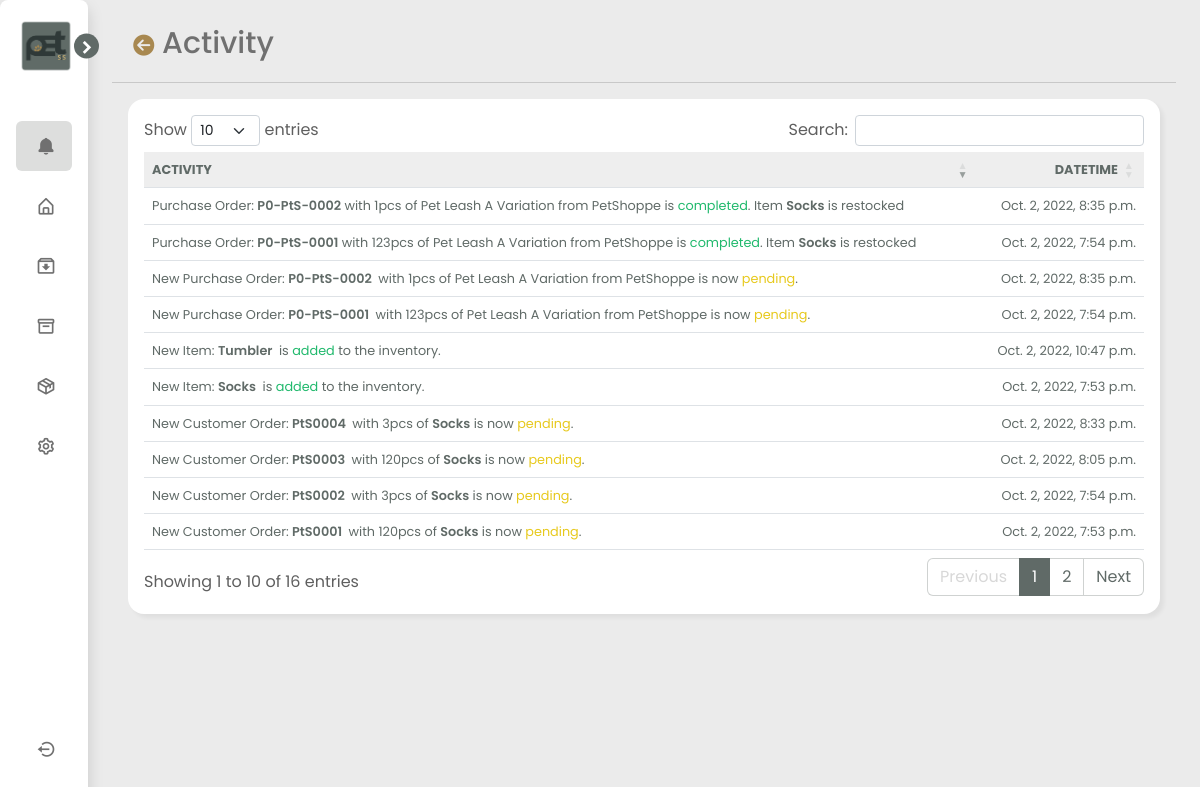
Before: /activity (signed in) with the older database file.
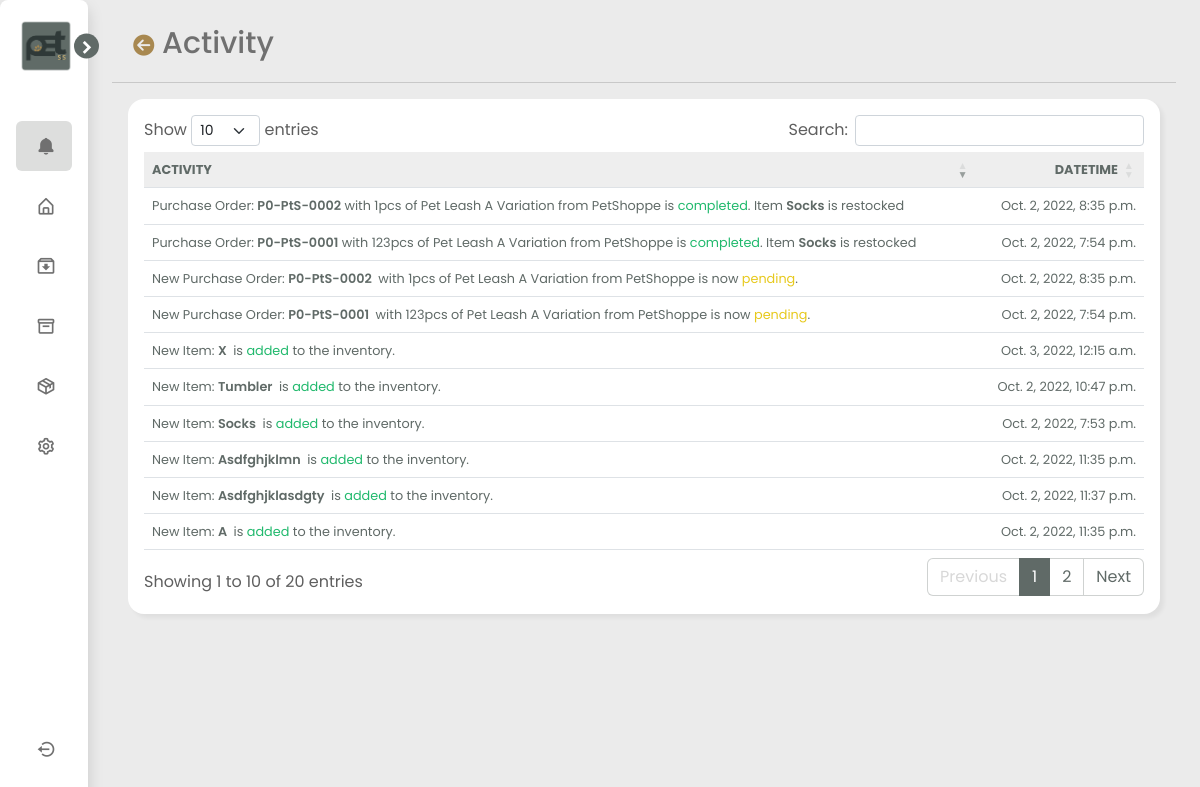
After: the same page with the newer database file.
### petsis_app/models.py (models this page shows)
class Activity(models.Model):
   user = models.ForeignKey(User, on_delete=models.CASCADE, related_name="user_activity")
   act = models.CharField(max_length=250)
   act_datetime = models.DateTimeField(default=timezone.now)

### petsis_app/views.py (the view)
# urls.py: path("activity", views.activity, name="activity"),
@login_required
def activity(request):
    username = request.user.get_username()
    user = User.objects.get(username=username)
    rec_act = Activity.objects.filter(user=user).order_by('-id')
    context ={
        "rec_act": rec_act,
    }
    return render(request, "petsis_app/recent_activity.html", context)

### petsis_app/templates/petsis_app/recent_activity.html (shortened to what this page needs)
{% extends 'petsis_app/layout.html' %}
{% load static %}
{% block page_header %}
<a href="{% url 'index' %}"><i class="fa-solid fa-circle-arrow-left back-bttn"></i></a> Activity
{% endblock%}
{% block content %}
<link href="{% static 'petsis_app/css/style-orders.css' %}" rel="stylesheet">
<link href="{% static 'petsis_app/css/style-orderhistory.css' %}" rel="stylesheet">
<link href="{% static 'petsis_app/css/style-recentactivity.css' %}" rel="stylesheet">
<div class="order-card card m-3" id="activecard">
    <div class="card-body">
        <div class="table-responsive">
            <table id="activity" class="table mb-0">
                <thead>
                    <tr>
                        <th scope="col">ACTIVITY</th>
                        <th scope="col" class="text-end">DATETIME</th>
                    </tr>
                </thead>
                <tbody>
                        {% for act in rec_act %}
                            <tr>
                                <td>{{ act.act|safe }}</td>
                                <td class ="text-end">{{ act.act_datetime }}</td>
                            </tr>
                        {% endfor %}
                    </tbody>
                </table>
            </div>
        </div>
</div>
{% endblock %}

Changed rows visible on the page:
no longer on this page (row unchanged): Activity: act "New Customer Order: PtS0004 with 3pcs of Socks is now pending .", act_datetime "Oct. 2, 2022, 8:33 p.m."
no longer on this page (row unchanged): Activity: act "New Customer Order: PtS0003 with 120pcs of Socks is now pending .", act_datetime "Oct. 2, 2022, 8:05 p.m."
no longer on this page (row unchanged): Activity: act "New Customer Order: PtS0002 with 3pcs of Socks is now pending .", act_datetime "Oct. 2, 2022, 7:54 p.m."
no longer on this page (row unchanged): Activity: act "New Customer Order: PtS0001 with 120pcs of Socks is now pending .", act_datetime "Oct. 2, 2022, 7:53 p.m."
added Activity: act "New Item: X is added to the inventory.", act_datetime "Oct. 3, 2022, 12:15 a.m."
added Activity: act "New Item: Asdfghjklasdgty is added to the inventory.", act_datetime "Oct. 2, 2022, 11:37 p.m."
added Activity: act "New Item: Asdfghjklmn is added to the inventory.", act_datetime "Oct. 2, 2022, 11:35 p.m."
added Activity: act "New Item: A is added to the inventory.", act_datetime "Oct. 2, 2022, 11:35 p.m."
Other visible differences:
text written by a page script: "Show entries Search: Showing 1 to 10 of 16 entries Previous 1 2 Next" → "Show entries Search: Showing 1 to 10 of 20 entries Previous 1 2 Next"
